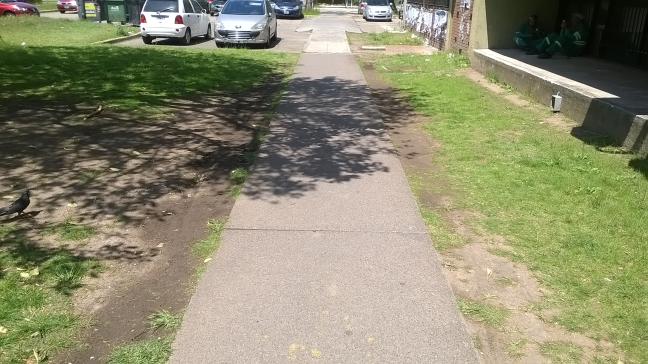
#> input picture img/ale1.png, 648 x 364 px
$ python -i step3B.py   (imports and definitions only)
#> lines starting #> are read from the running program, lines starting #| are printed output that depends on the picture
#> further down, picture is the input picture: shape (364, 648, 3); mean B, G, R 110.5, 139.1, 140.5
# classify the pixels with lower values in both L and B planes as shadow
# pixels and others as non-shadow pixels.
import cv2


class Step3B(object):
    def __init__(self):
        pass

    def run(self, image):
        l, a, b = cv2.split(image)
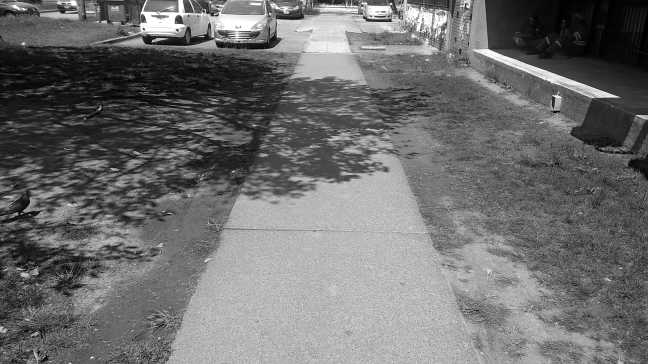
#> l: shape (364, 648); min 0, max 255, mean 110.5
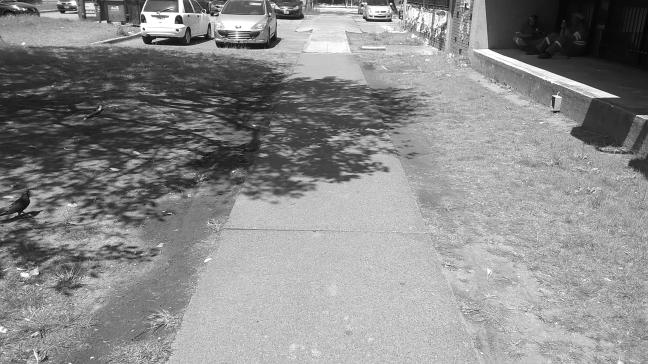
#> a: shape (364, 648); min 5, max 255, mean 139.1
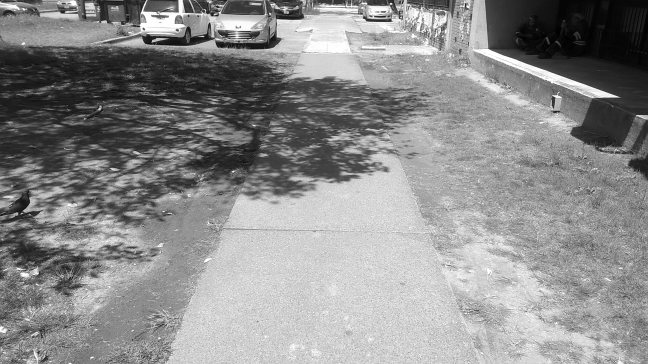
#> b: shape (364, 648); min 0, max 255, mean 140.5

        maxval = 255

        # L channel
        l_mean, l_stddev = cv2.meanStdDev(l)
#> l_mean = [110.5]; l_stddev = [56.78]
        l_threashold = l_mean - l_stddev / 3
#> l_threashold = [91.62]
#> (the run stopped early here; a loop or call above may not have finished)

$ run again, on img/ale2.png
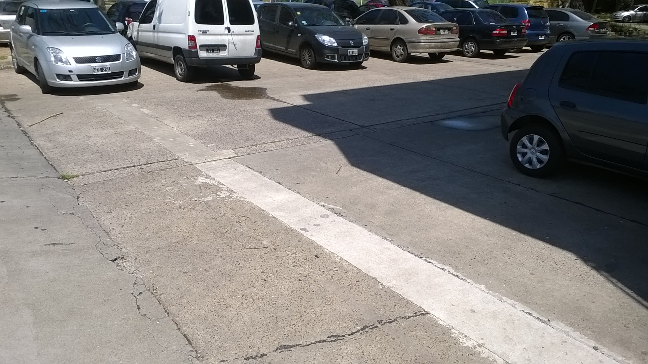
#> input picture img/ale2.png, 648 x 364 px
#> picture is the input picture: shape (364, 648, 3); mean B, G, R 125.8, 128.1, 131.1
#> in run, `l, a, b = cv2.split(image)`:
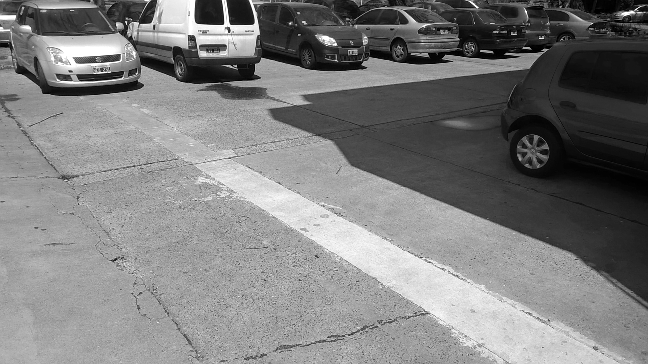
#> l: shape (364, 648); min 0, max 255, mean 125.8
#> in run, `l, a, b = cv2.split(image)`:
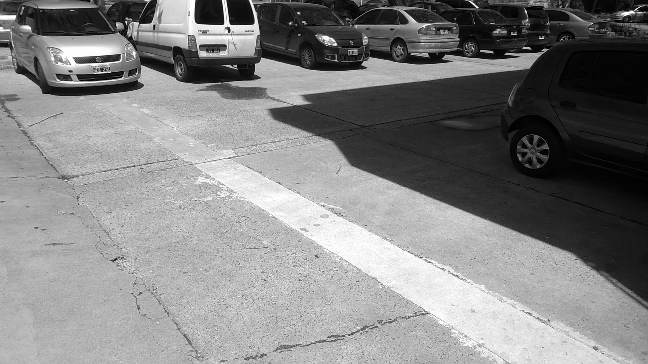
#> b: shape (364, 648); min 0, max 255, mean 131.1
#> l_mean = [125.8]; l_stddev = [63.89]
#> l_threashold = [104.5]

$ run again, on img/ale3.png
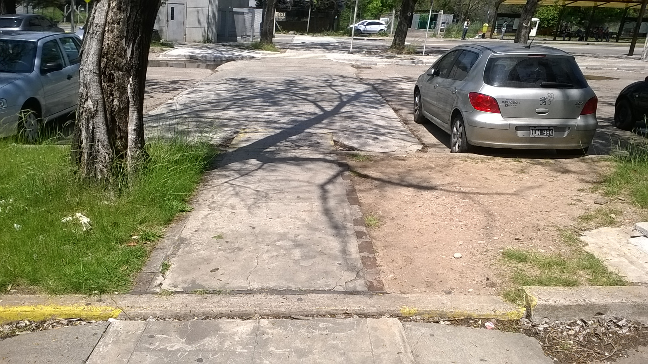
#> input picture img/ale3.png, 648 x 364 px
#> picture is the input picture: shape (364, 648, 3); mean B, G, R 118.3, 137.4, 144.6
#> in run, `l, a, b = cv2.split(image)`:
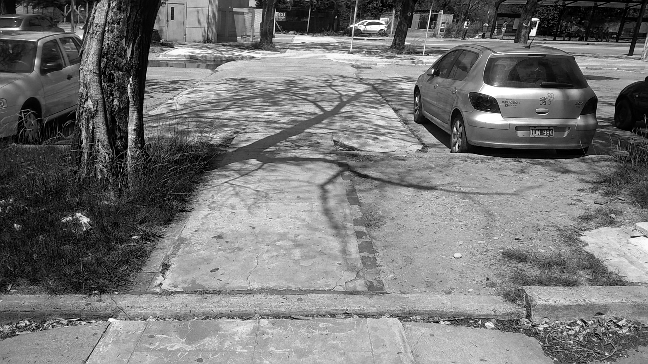
#> l: shape (364, 648); min 0, max 255, mean 118.3
#> in run, `l, a, b = cv2.split(image)`:
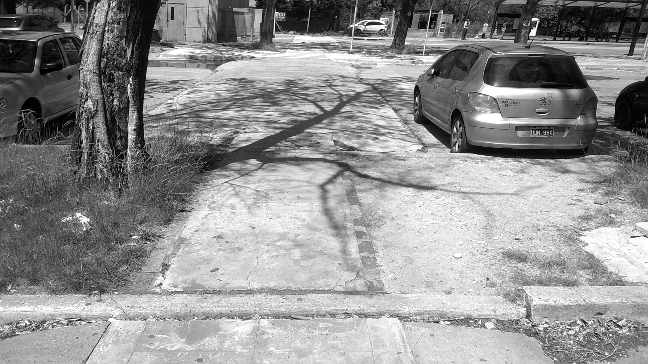
#> b: shape (364, 648); min 0, max 255, mean 144.6
#> l_mean = [118.3]; l_stddev = [62.88]
#> l_threashold = [97.34]

$ run again, on img/auto.png
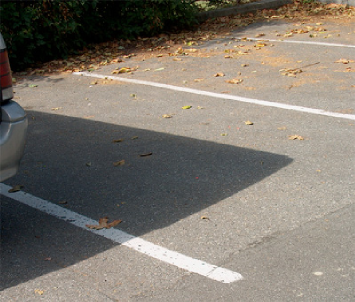
#> input picture img/auto.png, 355 x 302 px
#> picture is the input picture: shape (302, 355, 3); mean B, G, R 109.6, 119.2, 126.1
#> in run, `l, a, b = cv2.split(image)`:
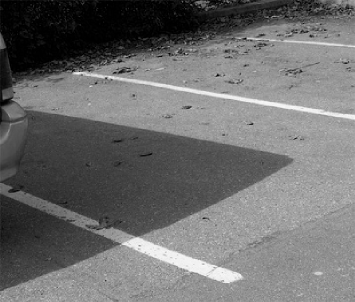
#> l: shape (302, 355); min 0, max 250, mean 109.6
#> in run, `l, a, b = cv2.split(image)`:
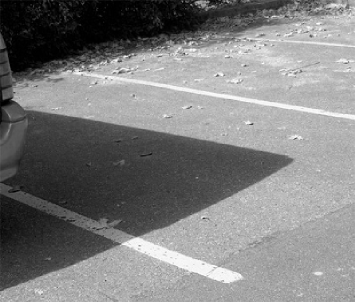
#> b: shape (302, 355); min 0, max 255, mean 126.1
#> l_mean = [109.6]; l_stddev = [56.12]
#> l_threashold = [90.94]
